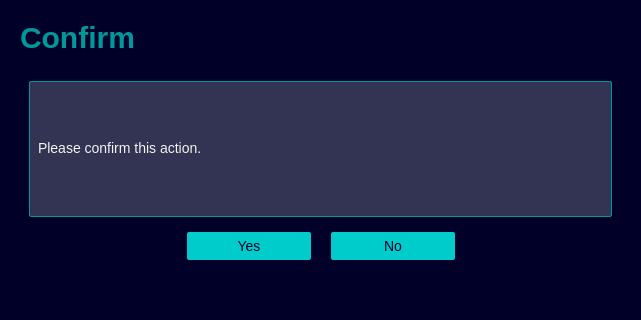
<?xml version="1.0" encoding="UTF-8"?>
<ui version="4.0">
 <class>PopupConfirm</class>
 <widget class="QDialog" name="PopupConfirm">
  <property name="geometry">
   <rect>
    <x>0</x>
    <y>0</y>
    <width>641</width>
    <height>320</height>
   </rect>
  </property>
  <property name="windowTitle">
   <string>Dialog</string>
  </property>
  <property name="styleSheet">
   <string notr="true">*{
	border:none;
	background: #000028;
	padding: 0;
	margin: 0;
	color: #f3f3f0;
	font-family: &quot;SiemensSansPro_A_Bd&quot;;
	font-size: 14px;
}
</string>
  </property>
  <layout class="QGridLayout" name="gridLayout">
   <item row="0" column="0">
    <widget class="QWidget" name="container_main_body" native="true">
     <property name="sizePolicy">
      <sizepolicy hsizetype="MinimumExpanding" vsizetype="Preferred">
       <horstretch>0</horstretch>
       <verstretch>0</verstretch>
      </sizepolicy>
     </property>
     <layout class="QVBoxLayout" name="verticalLayout">
      <item>
       <widget class="QFrame" name="frame_title">
        <property name="sizePolicy">
         <sizepolicy hsizetype="Preferred" vsizetype="Maximum">
          <horstretch>0</horstretch>
          <verstretch>0</verstretch>
         </sizepolicy>
        </property>
        <property name="frameShape">
         <enum>QFrame::Shape::StyledPanel</enum>
        </property>
        <property name="frameShadow">
         <enum>QFrame::Shadow::Raised</enum>
        </property>
        <layout class="QVBoxLayout" name="verticalLayout_12">
         <property name="spacing">
          <number>0</number>
         </property>
         <property name="leftMargin">
          <number>0</number>
         </property>
         <property name="topMargin">
          <number>0</number>
         </property>
         <property name="rightMargin">
          <number>0</number>
         </property>
         <property name="bottomMargin">
          <number>0</number>
         </property>
         <item>
          <widget class="QLabel" name="tittle">
           <property name="sizePolicy">
            <sizepolicy hsizetype="Preferred" vsizetype="Preferred">
             <horstretch>0</horstretch>
             <verstretch>0</verstretch>
            </sizepolicy>
           </property>
           <property name="styleSheet">
            <string notr="true">QLabel {
	color: #009999;
	font-size: 30px;
	font-weight: bold;
}
</string>
           </property>
           <property name="text">
            <string>Confirm</string>
           </property>
          </widget>
         </item>
        </layout>
       </widget>
      </item>
      <item>
       <widget class="QWidget" name="widget" native="true">
        <layout class="QHBoxLayout" name="horizontalLayout_2">
         <property name="topMargin">
          <number>20</number>
         </property>
         <item>
          <widget class="QLabel" name="description">
           <property name="minimumSize">
            <size>
             <width>0</width>
             <height>100</height>
            </size>
           </property>
           <property name="styleSheet">
            <string notr="true">background-color: #333353;
border-radius: 2px;
padding: 5px;
padding-bottom: 7px;
margin-top: 0px;
color: #f3f3f0;
border: 1px solid #009999;</string>
           </property>
           <property name="text">
            <string>Please confirm this action.</string>
           </property>
          </widget>
         </item>
        </layout>
       </widget>
      </item>
      <item>
       <widget class="QWidget" name="container_button" native="true">
        <property name="sizePolicy">
         <sizepolicy hsizetype="Preferred" vsizetype="Maximum">
          <horstretch>0</horstretch>
          <verstretch>0</verstretch>
         </sizepolicy>
        </property>
        <property name="styleSheet">
         <string notr="true">QPushButton {
	min-width: 100px;
	max-width: 100px;
    padding: 6px 12px 6px 12px;
    border-radius: 2px;
    opacity: 1;
	text-align:center;
	background-color: #00CCCC;	
	color: #000028;
}

QPushButton:hover {
	background-color: #00FFB9;
}

QPushButton:pressed {	
	background-color: #00E5AA;
}</string>
        </property>
        <layout class="QHBoxLayout" name="horizontalLayout_4">
         <property name="spacing">
          <number>20</number>
         </property>
         <property name="leftMargin">
          <number>0</number>
         </property>
         <property name="topMargin">
          <number>0</number>
         </property>
         <property name="rightMargin">
          <number>0</number>
         </property>
         <property name="bottomMargin">
          <number>40</number>
         </property>
         <item>
          <spacer name="horizontalSpacer_5">
           <property name="orientation">
            <enum>Qt::Orientation::Horizontal</enum>
           </property>
           <property name="sizeHint" stdset="0">
            <size>
             <width>40</width>
             <height>20</height>
            </size>
           </property>
          </spacer>
         </item>
         <item>
          <widget class="QPushButton" name="btn_ok">
           <property name="minimumSize">
            <size>
             <width>124</width>
             <height>0</height>
            </size>
           </property>
           <property name="text">
            <string>Yes</string>
           </property>
          </widget>
         </item>
         <item>
          <widget class="QPushButton" name="btn_cancel">
           <property name="sizePolicy">
            <sizepolicy hsizetype="Minimum" vsizetype="Preferred">
             <horstretch>0</horstretch>
             <verstretch>0</verstretch>
            </sizepolicy>
           </property>
           <property name="minimumSize">
            <size>
             <width>124</width>
             <height>0</height>
            </size>
           </property>
           <property name="text">
            <string>No</string>
           </property>
          </widget>
         </item>
         <item>
          <spacer name="horizontalSpacer_6">
           <property name="orientation">
            <enum>Qt::Orientation::Horizontal</enum>
           </property>
           <property name="sizeHint" stdset="0">
            <size>
             <width>40</width>
             <height>20</height>
            </size>
           </property>
          </spacer>
         </item>
        </layout>
       </widget>
      </item>
     </layout>
    </widget>
   </item>
  </layout>
 </widget>
 <resources/>
 <connections/>
</ui>
